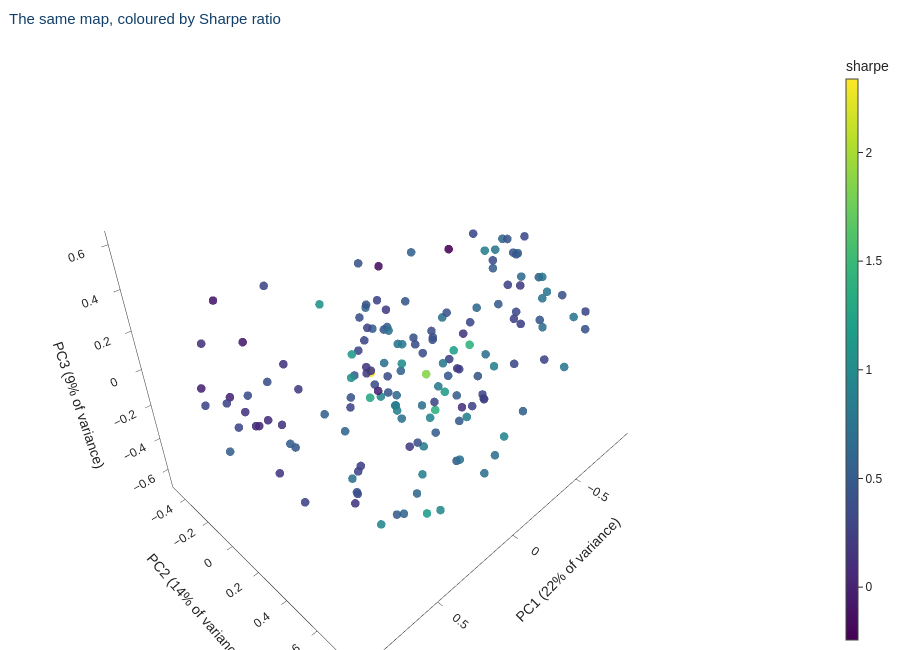

Source (notebook cell):
### Markdown cell above
Three components carry under half the variance, and it takes a large fraction of the
158 to reach 90%. **This zoo has weak common structure** — consistent with the near-zero
average pairwise correlation from Part 1.

Notice too how little the economic categories cluster. Signals filed under the same
theme often sit far apart, and signals from unrelated themes sit together. The labels
describe where an idea *came from*, not how the portfolio *behaves*.

Now the question that matters for the stochastic discount factor: are the
**profitable** signals concentrated anywhere in particular?

### Code cell
plot_signal_biplot(loadings, variance_share, colour_by="sharpe",
                   title="The same map, coloured by Sharpe ratio")

### Figure 1 — Plotly figure (JSON) as saved in the notebook; plotly's stock layout.template omitted (floating-point values rounded to 4 significant figures; data arrays with more than 128 entries replaced by an {"elided": "..."} marker saying what was removed)
{"data": [{"customdata": {"elided": "158x4 mixed values"}, "hovertemplate": "<b>%{text}</b><br>Description: %{customdata[0]}<br>Category: %{customdata[1]}<br>sharpe: %{customdata[2]:.2f}<br>tstat: %{customdata[3]:.2f}<extra></extra>", "marker": {"color": {"elided": "158 float values"}, "colorbar": {"thickness": 12, "title": {"text": "sharpe"}}, "colorscale": [[0, "#440154"], [0.1111, "#482878"], [0.2222, "#3e4989"], [0.3333, "#31688e"], [0.4444, "#26828e"], [0.5556, "#1f9e89"], [0.6667, "#35b779"], [0.7778, "#6ece58"], [0.8889, "#b5de2b"], [1, "#fde725"]], "opacity": 0.88, "showscale": true, "size": 5}, "mode": "markers", "showlegend": false, "text": {"elided": "158 str values"}, "type": "scatter3d", "x": {"elided": "158 float values"}, "y": {"elided": "158 float values"}, "z": {"elided": "158 float values"}}], "layout": {"font": {"family": "Helvetica, Arial, sans-serif", "size": 12}, "height": 650, "legend": {"font": {"size": 10}, "x": 0.02, "y": 0.98}, "margin": {"b": 0, "l": 0, "r": 0, "t": 48}, "scene": {"xaxis": {"backgroundcolor": "rgba(0,0,0,0)", "title": {"text": "PC1 (22% of variance)"}}, "yaxis": {"backgroundcolor": "rgba(0,0,0,0)", "title": {"text": "PC2 (14% of variance)"}}, "zaxis": {"backgroundcolor": "rgba(0,0,0,0)", "title": {"text": "PC3 (9% of variance)"}}}, "title": {"font": {"color": "#123F69", "size": 15}, "text": "The same map, coloured by Sharpe ratio", "x": 0.01, "xanchor": "left"}}}
